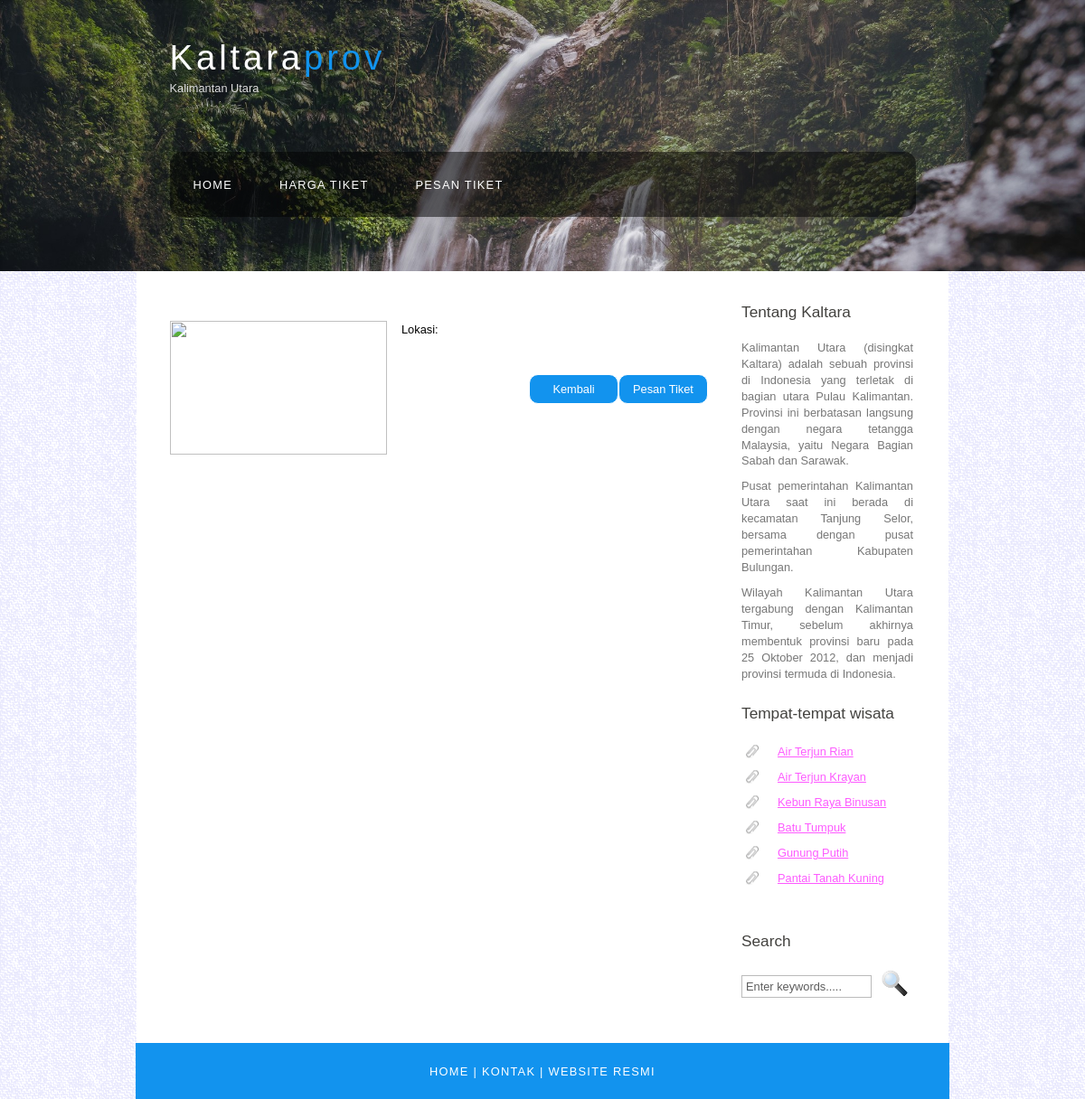
The page /content_par.php on the database its author committed.
### tables this page shows
CREATE TABLE `css_210025` (
  `id_css` int(11) NOT NULL,
  `id_wisata` int(11) DEFAULT NULL,
  `link_img` varchar(255) NOT NULL DEFAULT 'default.png',
  `pos_img` varchar(30) NOT NULL
);

CREATE TABLE `tempat_wisata_210025` (
  `id_wisata_210025` int(11) NOT NULL,
  `nama_tempat_210025` varchar(250) DEFAULT NULL,
  `kota_210025` varchar(100) DEFAULT NULL,
  `deskripsi_210025` text DEFAULT NULL,
  `harga_tiket_210025` int(11) DEFAULT NULL,
  `jam_operasional_210025` varchar(50) DEFAULT NULL
);

### header_par.php (the view, shortened to what this page needs)
<!DOCTYPE HTML>
<html>
<head>
  <?php
  include "php_db/connectiony.php";
  $data = mysqli_fetch_assoc($qq); ?>
  <link rel="stylesheet" type="text/css" href="style/stylecpy.php" title="style" />
</head>
<body>
  <div id="main">
    <div id="header">
      <div id="logo">
        <div id="logo_text">
          <h1><a href="index.php">Kaltara<span class="logo_colour">prov</span></a></h1>
          <h2>Kalimantan Utara</h2>
        </div>
      </div>
      <div id="menubar">
        <ul id="menu">
          <li class="selected" id="edge"><a href="index.php" style="border-radius: 13px 0 0 13px;">Home</a></li>
          <li><a href="hargatiket.php">Harga Tiket</a></li>
          <li><a href="pesantiket.php">Pesan Tiket</a></li>
        </ul>
      </div>
    </div>
    <div id="site_content">
      <div class="sidebar">
        <h3>Tentang Kaltara</h3>
        <p>Kalimantan Utara (disingkat Kaltara) adalah sebuah provinsi di Indonesia yang terletak di bagian utara Pulau Kalimantan. Provinsi ini berbatasan langsung dengan negara tetangga Malaysia, yaitu Negara Bagian Sabah dan Sarawak.</p>
        <p>Pusat pemerintahan Kalimantan Utara saat ini berada di kecamatan Tanjung Selor, bersama dengan pusat pemerintahan Kabupaten Bulungan.</p>
        <p>Wilayah Kalimantan Utara tergabung dengan Kalimantan Timur, sebelum akhirnya membentuk provinsi baru pada 25 Oktober 2012, dan menjadi provinsi termuda di Indonesia.</p>
        <h3>Tempat-tempat wisata</h3>
        <ul>
          <?php
            $query = "SELECT * FROM css_210025 AS c INNER JOIN tempat_wisata_210025 AS t
                      ON c.id_wisata=t.id_wisata_210025";
            $wisata = mysqli_query($db_connection, $query);
            $i = 1;
            foreach ($wisata as $data) : ?>
            <li><a href="content_par.php?id=<?=$i?>"><?=$data['nama_tempat_210025']?></a></li>
          <?php
            $i++;
            endforeach;
          ?>
        </ul>
        <h3>Search</h3>
        <form method="post" action="#" id="search_form">
          <p>
            <input class="search" type="text" name="search_field" value="Enter keywords....." />
            <input name="search" type="image" style="border: 0; margin: 0 0 -9px 5px;" src="style/search.png" alt="Search" title="Search" />
          </p>
        </form>
      </div>

### rows shown on the page
css_210025: id_wisata.nama_tempat_210025 "Air Terjun Rian"
css_210025: id_wisata.nama_tempat_210025 "Air Terjun Krayan"
css_210025: id_wisata.nama_tempat_210025 "Kebun Raya Binusan"
css_210025: id_wisata.nama_tempat_210025 "Batu Tumpuk"
css_210025: id_wisata.nama_tempat_210025 "Gunung Putih"
css_210025: id_wisata.nama_tempat_210025 "Pantai Tanah Kuning"
